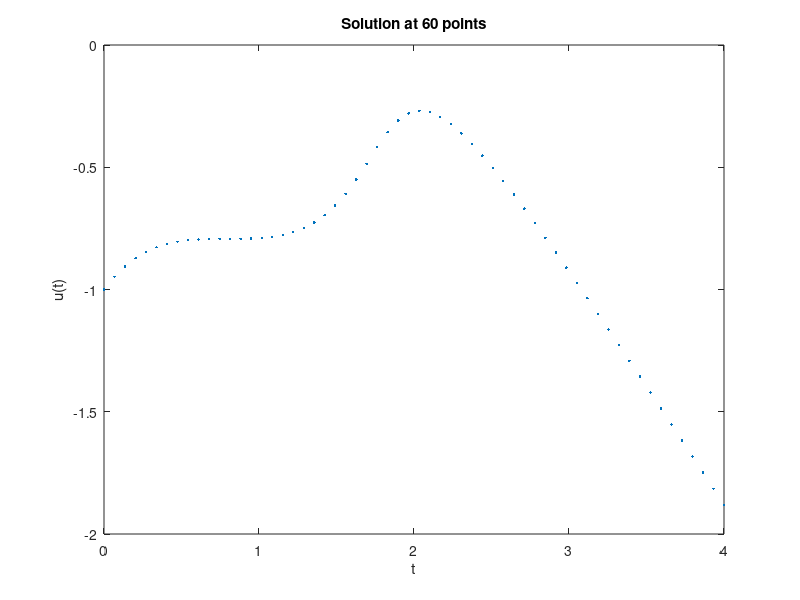

Write MATLAB code to recreate this figure. (Note: this script raises an error after producing the figure.)
%%
% The equation $u'=\sin[(u+t)^2]$ has a solution that can be found
% numerically with ease, even though no formula exists for it. We
% can supply a vector of time nodes and receive the solution at exactly
% those times. 
f = @(t,u) sin( (t+u).^2 );
t = linspace(0,4,60)';
[t,u] = ode45(f,t,-1);
plot(t,u,'.')
xlabel('t'), ylabel('u(t)'), title('Solution at 60 points')     % ignore this line

%% 
% It's also possible to create a callable function for the solution.
% Essentially this is a high-quality interpolant of the computed particular
% values. 
u = @(t) deval( ode45(f,[0,4],-1), t );
fplot(u,[0,4])
xlabel('t'), ylabel('u(t)'), title('Solution as a callable function')     % ignore this line
